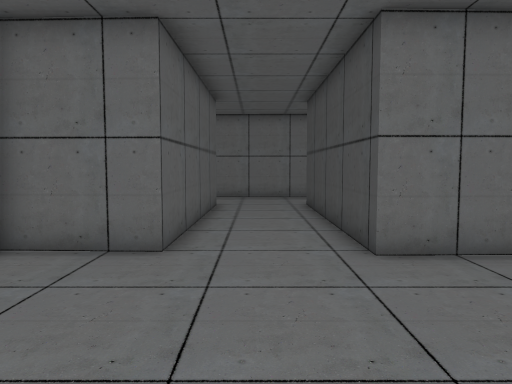
[1] (above)

12 first-person views from a walk through a Unity game level. The camera is 1.5 m above the floor, tilts 4° down and sees 70° across. Doors are open. The floor is counted in squares, 1 m on a side. Each view is taken from the middle of a square. On the plan, view 1 faces up. The plan holds only what a view shows up to about 16 squares ahead; the rest is blank. Some surface patterns are stand-ins.

[2]
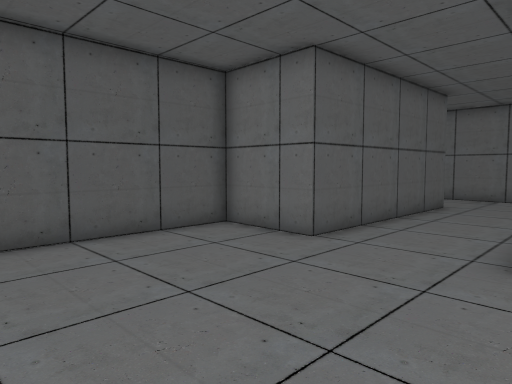

[3]
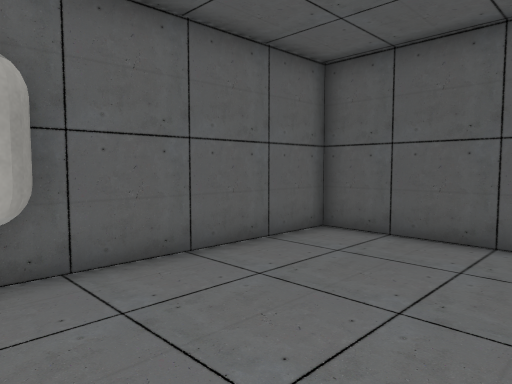

[4]
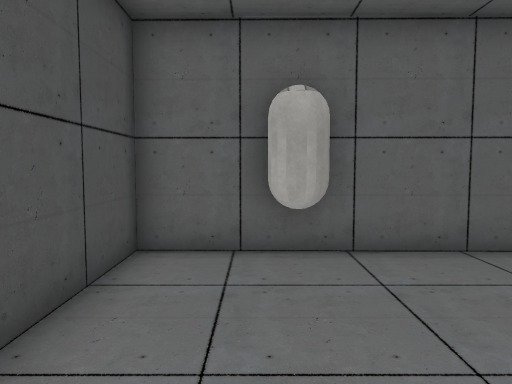

[5]
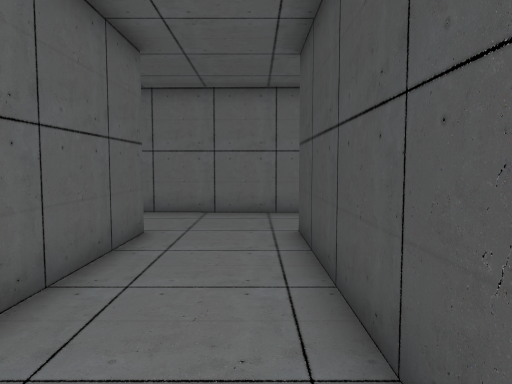

[6]
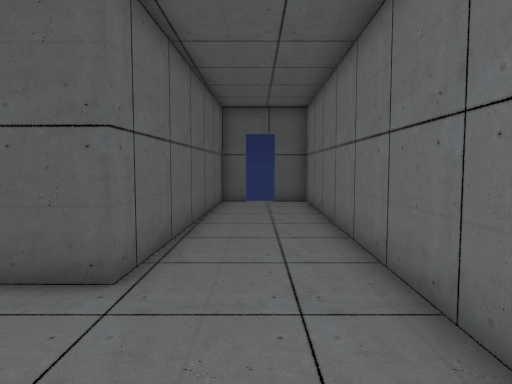

[7]
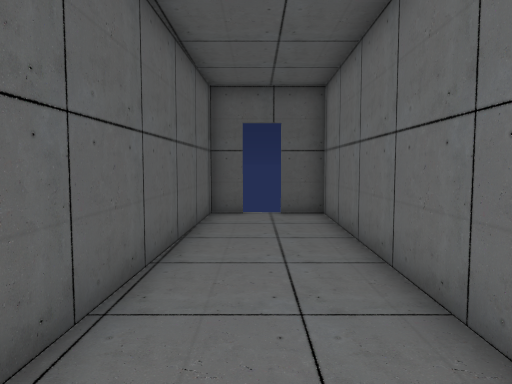

[8]
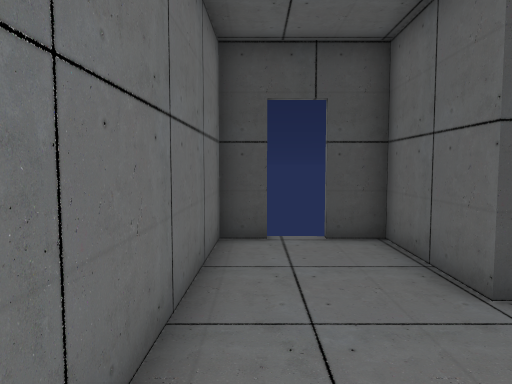

[9]
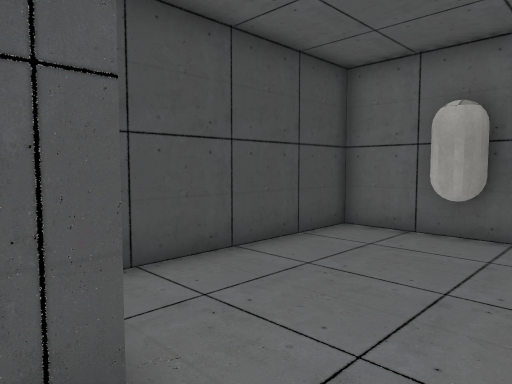

[10]
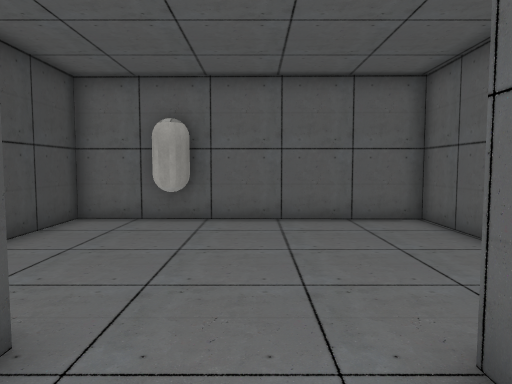

[11]
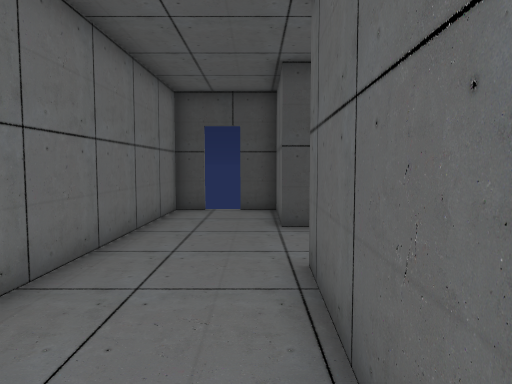

[12]
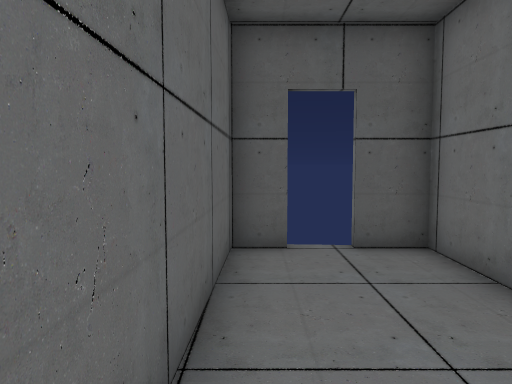

### Floor plan
Points are (right, up) in squares from view 1. A wall is a line through its corners. A room is listed if a view was taken in it or the views show most of it. See-through windows are left out.
Room 1 (views 1, 2, 3, 4, 5, 6, 7, 8, 9, 10, 11, 12)
walls: (4.4, 6.1) (2, 6.2) (2, 14.4) (5.5, 14.3) (5.5, 15.6); (5.5, 16.8) (5.5, 17.8) (-12.7, 18.2) (-12.7, 16.8); (-12.7, 15.6) (-12.7, 14.5) (-1.5, 14.2) (-1.7, 6.4) (-4.6, 6.5) (-4.7, -1.3) (5.1, -1.5) (5.1, 4.8)
ways out: gap at (-13, 16.5); gap at (5.7, 16.3)
objects: other object (2, -1) to (3, -1)

Positions as (right, up) in squares from view 1, and headings:
1: (0, 0), facing up
2: (3, 0), facing up-left
3: (3, 4), facing down-left
4: (3, 5), facing down
5: (1, 6), facing up
6: (3, 16), facing left
7: (-1, 16), facing left
8: (-2, 17), facing right
9: (0, 7), facing down-right
10: (0, 9), facing down
11: (-7, 15), facing right
12: (-6, 15), facing left
